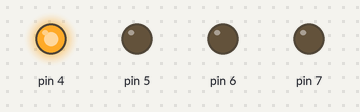
Simulated run of this sketch. Board: Arduino Uno, built with avr-gcc and run on an emulated ATmega328P. Parts: output pins drawn as LEDs (lit = HIGH).

Above: at 0.5 s.
At 1.5 s:
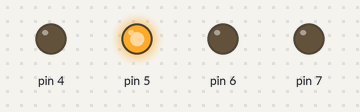
At 2.5 s:
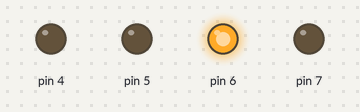
At 3.5 s:
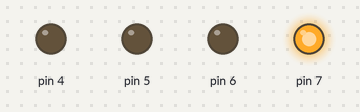
Timing chart, 0 to 5.2 s (numbered marks = the images above):
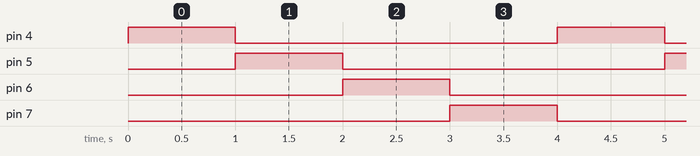

The sketch:

Tester.ino
```cpp
void setup() {
  pinMode(4, OUTPUT);      // устанавливает режим работы - выход
  pinMode(5, OUTPUT);      // устанавливает режим работы - выход
  pinMode(6, OUTPUT);      // устанавливает режим работы - выход
  pinMode(7, OUTPUT);      // устанавливает режим работы - выход
}

void loop() {
  // put your main code here, to run repeatedly:
  digitalWrite(7, LOW);
  // put your main code here, to run repeatedly:
  digitalWrite(4, HIGH);
  delay(1000);
  // put your main code here, to run repeatedly:
  digitalWrite(4, LOW);
  // put your main code here, to run repeatedly:
  digitalWrite(5, HIGH);
  delay(1000);
  // put your main code here, to run repeatedly:
  digitalWrite(5, LOW);
  // put your main code here, to run repeatedly:
  digitalWrite(6, HIGH);
  delay(1000);
  // put your main code here, to run repeatedly:
  digitalWrite(6, LOW);
  // put your main code here, to run repeatedly:
  digitalWrite(7, HIGH);
  delay(1000);
}
```

Measured:
- by itself, pin 4–7: alternates HIGH for 1.0 s and LOW for 3.0 s
- by itself, everything shown: repeats every 4.0 s, in 4 steps
